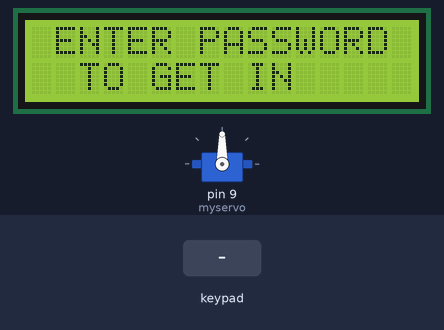
This sketch was run on a simulated Arduino Uno, built with avr-gcc and run on an emulated ATmega328P. Parts: servo, 16×2 character LCD. The test bench sets the inputs (shaded band).

Above: at 1.2 s.
1.3 s: keypad keys 1 8 1 2 pressed 0.4 s apart
At 4.8 s:
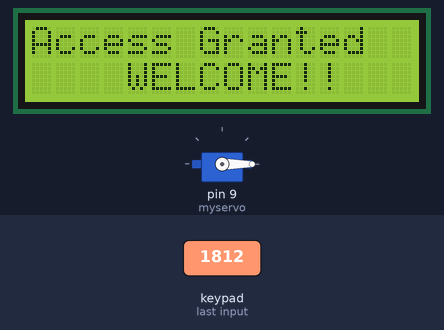
At 8.4 s:
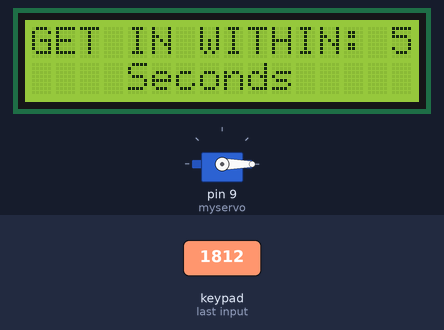
13.9 s: key '2' pressed
16.9 s: keypad keys 1 8 1 2 # pressed 0.4 s apart
At 21.9 s:
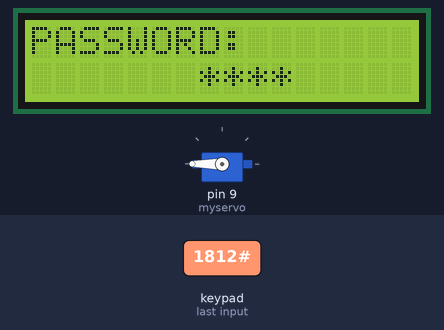
Timing chart, 0 to 23.8 s (numbered marks = the images above; inputs shaded):
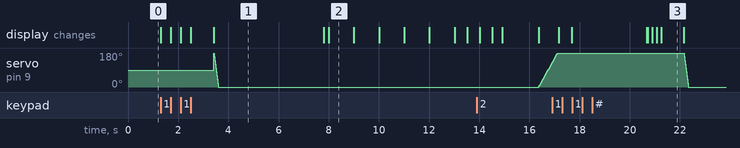

Measured:
- after the input at 1.3 s, the display: first changes at once (image 1 shows a later state)
- what the display in image 1 shows lasts 4.4 s, from 3.4 s to 7.8 s
- what the display in image 2 shows lasts 1.0 s, from 8.0 s to 9.0 s
- what the display in image 3 shows lasts 1.0 s, from 21.2 s to 22.2 s

The sketch:

DOOR_LOCK_UNLOCK.ino
```cpp
#include <LiquidCrystal.h>
#include <Servo.h>
#include <Keypad.h>
Servo myservo;
int pos=0; // position of servo motor
LiquidCrystal lcd(A4, A5, A3, A2, A1, A0);
const byte rows=4;
const byte cols=3;

char key[rows][cols]={
{'1','2','3'},
{'4','5','6'},
{'7','8','9'},
{'*','0','#'}
};
byte rowPins[rows]={0,1,2,3};
byte colPins[cols]={4,5,6};
Keypad keypad= Keypad(makeKeymap(key),rowPins,colPins,rows,cols);
char* password="1812";
int currentposition=0;


void setup()
{

displayscreen();
//Serial.begin(9600);
myservo.attach(9); //Servo motor connection

lcd.begin(16,2);

}

void loop()
{
if( currentposition==0)
{
displayscreen();

}
int l ;
char code=keypad.getKey();
if(code!=NO_KEY)
{
lcd.clear();
lcd.setCursor(0,0);
lcd.print("PASSWORD:");
lcd.setCursor(7,1);
lcd.print(" ");
lcd.setCursor(7,1);
for(l=0;l<=currentposition;++l)
{

lcd.print("*");
//keypress();
}

if (code==password[currentposition])
{
++currentposition;
if(currentposition==4)
{

unlockdoor();
currentposition=0;

}

}


else
{
incorrect();
currentposition=0;

}
}
}

//------------------ Function 1- OPEN THE DOOR--------------//

void unlockdoor()
{
delay(900);

lcd.setCursor(0,0);
lcd.println(" ");
lcd.setCursor(0,0);
lcd.print("Access Granted");
lcd.setCursor(4,1);
lcd.println("WELCOME!!");
lcd.setCursor(15,1);
lcd.println(" ");
lcd.setCursor(16,1);
lcd.println(" ");
lcd.setCursor(14,1);
lcd.println(" ");
lcd.setCursor(13,1);
lcd.println(" ");

for(pos = 180; pos>=0; pos-=5) // open the door
{
myservo.write(pos);
delay(5);
}
delay(2000);


delay(1000);
counter();

delay(1000);

for(pos = 0; pos <= 180; pos +=5) // close the door
{ // in steps of 1 degree
myservo.write(pos);
delay(15);


currentposition=0;

lcd.clear();
displayscreen();

}
}

//--------------------Function 2- Wrong code--------------//

void incorrect()
{
delay(500);
lcd.clear();
lcd.setCursor(1,0);
lcd.print("CODE");
lcd.setCursor(6,0);
lcd.print("INCORRECT");
lcd.setCursor(15,1);
lcd.println(" ");
lcd.setCursor(4,1);
lcd.println("GET AWAY!!!");

lcd.setCursor(13,1);
lcd.println(" ");
Serial.println("INCORRECT PASSWORD YOU ARE UNAUTHORIZED");
delay(3000);
lcd.clear();
displayscreen();
}
//-------Function 3 - CLEAR THE SCREEN--------------------/
void clearscreen()
{
lcd.setCursor(0,0);
lcd.println(" ");
lcd.setCursor(0,1);
lcd.println(" ");
lcd.setCursor(0,2);
lcd.println(" ");
lcd.setCursor(0,3);
lcd.println(" ");
}

//------------Function 4 - DISPLAY FUNCTION--------------------//
void displayscreen()
{

lcd.setCursor(1,0);

lcd.println("ENTER PASSWORD");
lcd.setCursor(2 ,1);
lcd.println("TO GET IN");


}


//--------------Function 5 - Count down------------------//
void counter()
{
delay(1200);


lcd.clear();
lcd.setCursor(0,0);
delay(200);


lcd.setCursor(0,0);
 lcd.println("GET IN WITHIN:");
    for(int i=5;i>0;i--)
    {
    lcd.setCursor(15,0);
    lcd.print(i);
    lcd.setCursor(4,2);
    lcd.print("Seconds");
    delay(1000);
    }
lcd.clear();
lcd.setCursor(2,0);
lcd.print("RE-LOCKING");
delay(500);
lcd.setCursor(12,0);
lcd.print(".");
delay(500);
lcd.setCursor(13,0);
lcd.print(".");
delay(500);
lcd.setCursor(14,0);
lcd.print(".");
delay(400);
lcd.clear();
lcd.setCursor(4,0);
lcd.print("LOCKED!");
delay(440);
}
```
